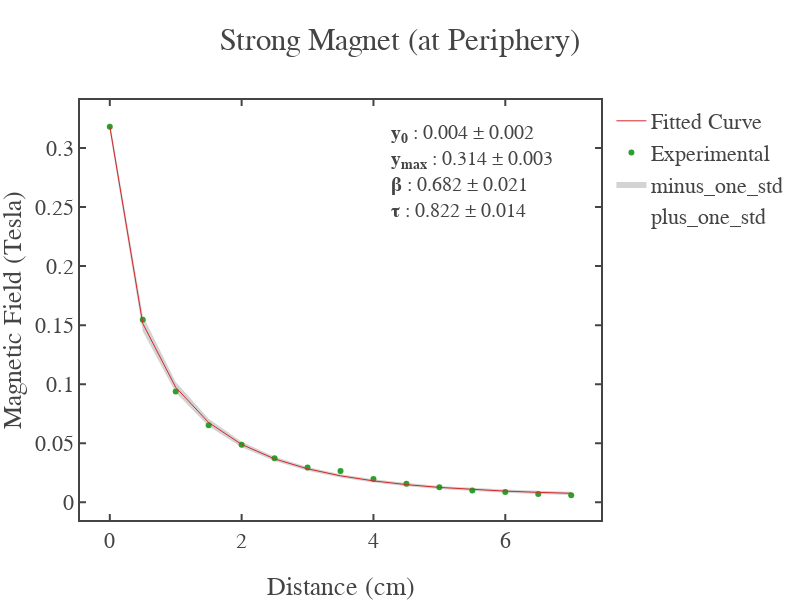

The cell this chart's notebook holds for it:
### Code cell
fig = go.Figure()

fig.add_scatter(x=small_side_distance,y=Stretched_curveFit(small_side_distance,*(small_side_coefficient+small_side_error_bars)),
                mode='lines',line=dict(width=0.01),name='plus_one_std')
fig.add_scatter(x=small_side_distance,y=Stretched_curveFit(small_side_distance,*(small_side_coefficient-small_side_error_bars)),
                mode='lines',line=dict(width=0.01),name='minus_one_std',fill='tonexty',fillcolor='rgb(211, 211, 211)')
fig.add_scatter(x=small_side_distance,y=small_side_field_avg,mode='markers',line=dict(width=1),name='Experimental')
fig.add_scatter(x=distance,y=fitted_small_side_field_avg,mode='lines',line=dict(width=1),name='Fitted Curve')
fig.update_layout(template = fig_template,title="Strong Magnet (at Periphery)",width=800,height=600)
fig.update_xaxes(title_text = "Distance (cm)"); fig.update_yaxes(title_text = "Magnetic Field (Tesla)")

fig.add_annotation(
    xref="x domain", yref="y domain",align = "left", x=0.95, y=0.95,
    text=f"<b>y<sub>0</sub></b> : {np.round(small_side_coefficient[0],3)} &plusmn; {np.round(small_side_error_bars[0],3)}\
    <br><b>y<sub>max</sub></b> : {np.round(small_side_coefficient[1],3)} &plusmn; {np.round(small_side_error_bars[1],3)}\
    <br><b>\u03B2</b> : {np.round(small_side_coefficient[2],3)} &plusmn; {np.round(small_side_error_bars[2],3)}\
    <br><b>\u03C4</b> : {np.round(small_side_coefficient[3],3)} &plusmn; {np.round(small_side_error_bars[3],3)}",
    showarrow=False, font_family="Times New Roman",font_size=20
)

fig.write_html('Strong_Magnet_Periphery')
fig.show()

### Figure 1 — Plotly figure (JSON) as saved in the notebook; plotly's stock layout.template omitted (floating-point values rounded to 4 significant figures)
{"data": [{"line": {"width": 0.01}, "mode": "lines", "name": "plus_one_std", "type": "scatter", "x": [0, 0.5, 1, 1.5, 2, 2.5, 3, 3.5, 4, 4.5, 5, 5.5, 6, 6.5, 7], "y": [0.3228, 0.158, 0.1019, 0.07068, 0.05134, 0.03862, 0.02993, 0.02383, 0.01946, 0.01627, 0.01392, 0.01216, 0.01082, 0.00981, 0.009031]}, {"fill": "tonexty", "fillcolor": "rgb(211, 211, 211)", "line": {"width": 0.01}, "mode": "lines", "name": "minus_one_std", "type": "scatter", "x": [0, 0.5, 1, 1.5, 2, 2.5, 3, 3.5, 4, 4.5, 5, 5.5, 6, 6.5, 7], "y": [0.3137, 0.1448, 0.09292, 0.06439, 0.04668, 0.03494, 0.02683, 0.02105, 0.01684, 0.01372, 0.01136, 0.00957, 0.008188, 0.007112, 0.006269]}, {"line": {"width": 1}, "mode": "markers", "name": "Experimental", "type": "scatter", "x": [0, 0.5, 1, 1.5, 2, 2.5, 3, 3.5, 4, 4.5, 5, 5.5, 6, 6.5, 7], "y": [0.318, 0.1545, 0.09375, 0.06525, 0.04875, 0.03725, 0.0295, 0.0265, 0.01975, 0.01575, 0.01275, 0.01, 0.00875, 0.007, 0.006]}, {"line": {"width": 1}, "mode": "lines", "name": "Fitted Curve", "type": "scatter", "x": [0, 0.5, 1, 1.5, 2, 2.5, 3, 3.5, 4, 4.5, 5, 5.5, 6, 6.5, 7], "y": [0.3183, 0.1514, 0.09739, 0.06754, 0.04902, 0.03679, 0.02839, 0.02245, 0.01815, 0.015, 0.01264, 0.01086, 0.009499, 0.008453, 0.00764]}], "layout": {"annotations": [{"align": "left", "font": {"family": "Times New Roman", "size": 20}, "showarrow": false, "text": "<b>y<sub>0</sub></b> : 0.004 &plusmn; 0.002    <br><b>y<sub>max</sub></b> : 0.314 &plusmn; 0.003    <br><b>β</b> : 0.682 &plusmn; 0.021    <br><b>τ</b> : 0.822 &plusmn; 0.014", "x": 0.95, "xref": "x domain", "y": 0.95, "yref": "y domain"}], "height": 600, "title": {"text": "Strong Magnet (at Periphery)"}, "width": 800, "xaxis": {"autorange": true, "range": [-0.4526, 7.453], "title": {"text": "Distance (cm)"}, "type": "linear"}, "yaxis": {"autorange": true, "range": [-0.01495, 0.3406], "title": {"text": "Magnetic Field (Tesla)"}, "type": "linear"}}}
